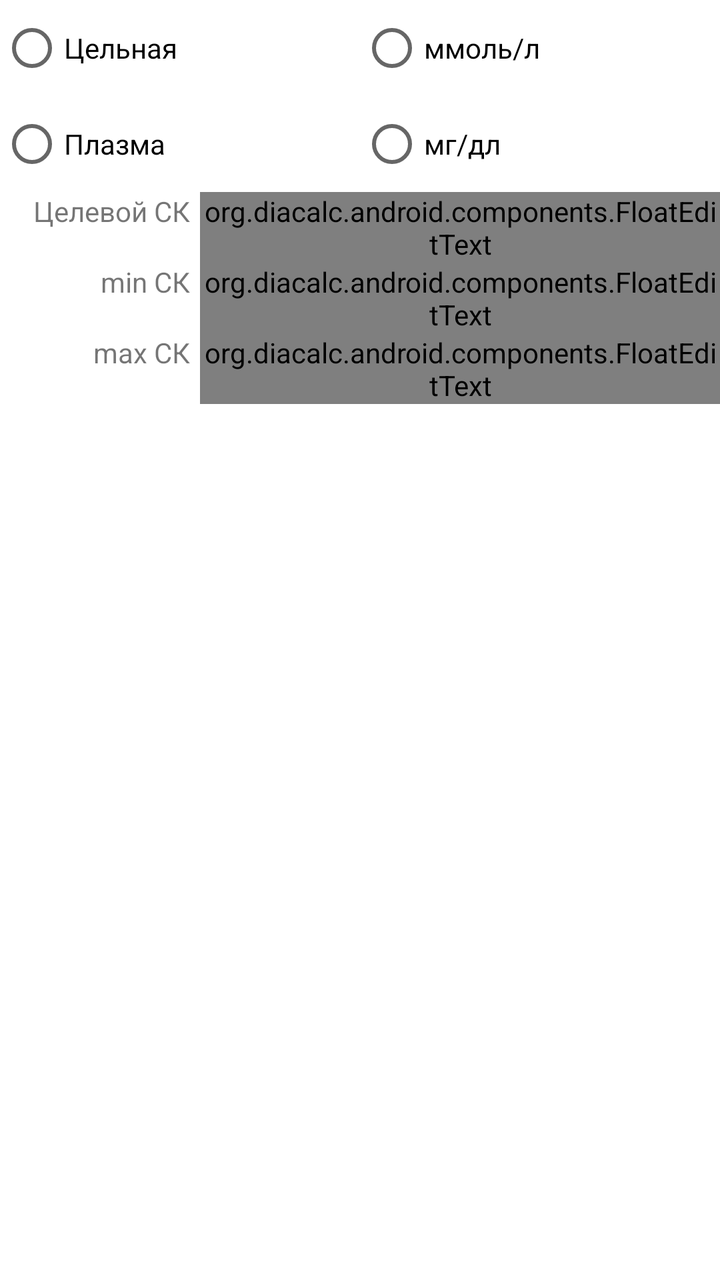
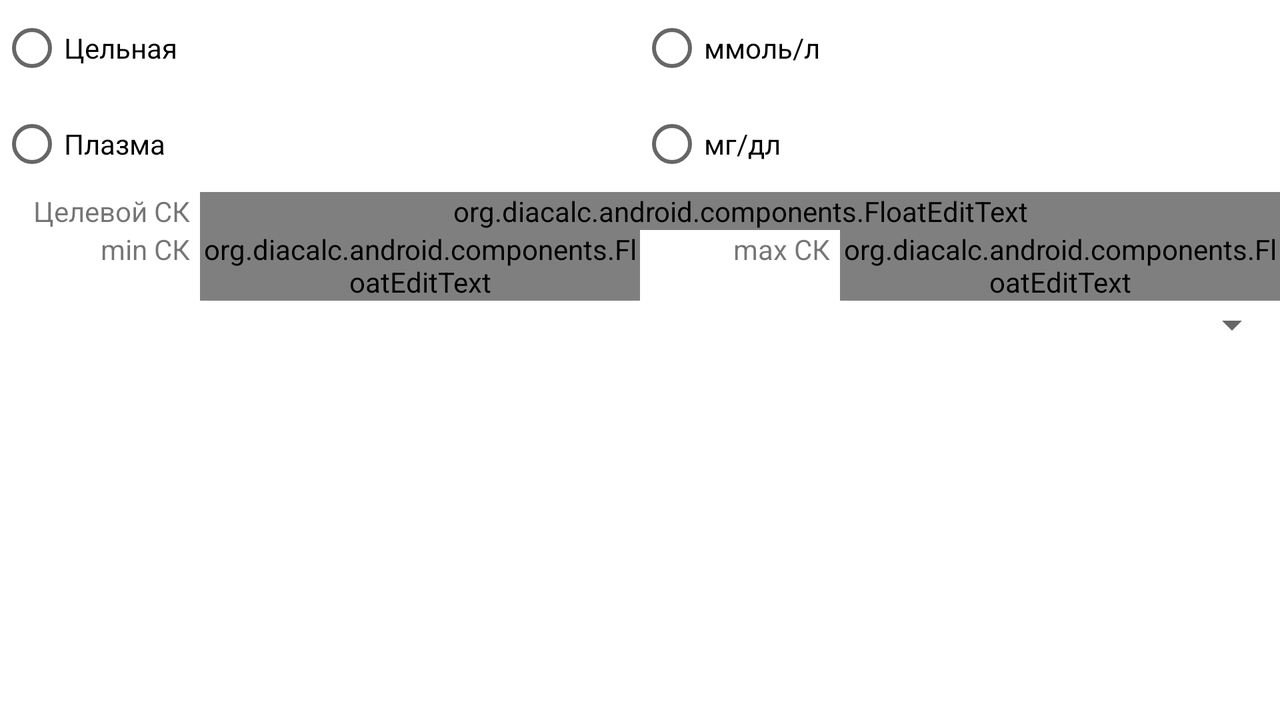

An Android layout and its configuration variant, each rendered on a device that would load it. The default file and the variant file are quoted in full after the pictures.
<!-- AndroidManifest.xml: fallback theme Theme.MaterialComponents.DayNight.NoActionBar -->
<!-- res/layout/settings_bloodtab.xml -->
<LinearLayout xmlns:android="http://schemas.android.com/apk/res/android"
	android:layout_width="fill_parent"
	android:layout_height="fill_parent"
	android:id="@+id/tabBloodinc"
	android:orientation="vertical"
	>
     				<LinearLayout
     					android:layout_width="fill_parent"
    					android:layout_height="wrap_content"
    					android:orientation="horizontal"
    				>
						<RadioGroup
							android:id="@+id/rbSettingsGroup"
							android:layout_width="fill_parent"
							android:layout_height="wrap_content"
							android:orientation="vertical"
							android:layout_weight="1"
						>
							<RadioButton
								android:id="@+id/rbSettingsWhole"
								android:layout_width="wrap_content"
								android:layout_height="wrap_content"
								android:layout_gravity="left"
								android:layout_weight="0"
								android:text="@string/lblSettingsWholeBlood"
							/>
							<RadioButton
								android:id="@+id/rbSettingsPlasma"
								android:layout_width="wrap_content"
								android:layout_height="wrap_content"
								android:layout_gravity="left"
								android:layout_weight="0"
								android:text="@string/lblSettingsPlasmaBlood"
							/>
						</RadioGroup>
						<RadioGroup
							android:id="@+id/rbSettingsGroup"
							android:layout_width="fill_parent"
							android:layout_height="wrap_content"
							android:orientation="vertical"
							android:layout_weight="1"
						>
							<RadioButton
								android:id="@+id/rbSettingsMmol"
								android:layout_width="wrap_content"
								android:layout_height="wrap_content"
								android:layout_gravity="left"
								android:layout_weight="0"
								android:text="@string/lblSettingsMmolBlood"
							/>
							<RadioButton
								android:id="@+id/rbSettingsMgdl"
								android:layout_width="wrap_content"
								android:layout_height="wrap_content"
								android:layout_gravity="left"
								android:layout_weight="0"
								android:text="@string/lblSettingsMgdlBlood"
							/>
						</RadioGroup>
				</LinearLayout>
				<LinearLayout
     				android:layout_width="fill_parent"
    				android:layout_height="wrap_content"
    				android:orientation="horizontal">
    				<TextView 
    					android:layout_width="wrap_content" 
    					android:text="@string/lblSettingsTargetSh" 
    					android:id="@+id/lblSettingsTargetSh" 
    					android:layout_height="wrap_content"
    					android:width="100dp"
    					android:gravity="right"
    					android:paddingRight="5dp"
    				/>
    				<org.diacalc.android.components.FloatEditText 
    					android:text="" 
    					android:id="@+id/editSettingsTargetSh" 
    					android:layout_width="fill_parent" 
    					android:layout_height="wrap_content" 
    					android:inputType="numberDecimal"
    				/>
    			</LinearLayout>
    			
    			<LinearLayout
     				android:layout_width="fill_parent"
    				android:layout_height="wrap_content"
    				android:orientation="horizontal">
    				<TextView 
    					android:layout_width="wrap_content" 
    					android:text="@string/lblSettingsLowSh" 
    					android:id="@+id/lblSettingsLowSh" 
    					android:width="100dp"
    					android:gravity="right"
    					android:paddingRight="5dp"
    					android:layout_height="wrap_content"
    				/>
    				<org.diacalc.android.components.FloatEditText 
    					android:text="" 
    					android:id="@+id/editSettingsLowSh" 
    					android:layout_width="fill_parent" 
    					android:layout_height="wrap_content"
    					android:inputType="numberDecimal"
    				/>
    			</LinearLayout>
    			<LinearLayout
     				android:layout_width="fill_parent"
    				android:layout_height="wrap_content"
    				android:orientation="horizontal">
    				<TextView 
    					android:layout_width="wrap_content" 
    					android:text="@string/lblSettingsHiSh" 
    					android:id="@+id/lblSettingsHiSh" 
    					android:layout_height="wrap_content"
    					android:width="100dp"
    					android:gravity="right"
    					android:paddingRight="5dp"
    				/>
    				<org.diacalc.android.components.FloatEditText 
    					android:text="" 
    					android:id="@+id/editSettingsHiSh" 
    					android:layout_width="fill_parent" 
    					android:layout_height="wrap_content"
    					android:inputType="numberDecimal"
    				/>
    			</LinearLayout>
     		</LinearLayout>
<!-- resources referenced by this layout -->
<resources>
  <string name="lblSettingsHiSh">max СК</string>
  <string name="lblSettingsLowSh">min СК</string>
  <string name="lblSettingsMgdlBlood">мг/дл</string>
  <string name="lblSettingsMmolBlood">ммоль/л</string>
  <string name="lblSettingsPlasmaBlood">Плазма</string>
  <string name="lblSettingsTargetSh">Целевой СК</string>
  <string name="lblSettingsWholeBlood">Цельная</string>
</resources>
<!-- res/layout-land/settings_bloodtab.xml (the author's variant of the layout above) -->
<!-- drawn on the phone turned sideways -->
<LinearLayout xmlns:android="http://schemas.android.com/apk/res/android"
    android:layout_width="match_parent"
    android:layout_height="wrap_content"
    android:orientation="vertical" >

     				<LinearLayout
     				    android:layout_width="match_parent"
     				    android:layout_height="wrap_content"
     				    android:orientation="horizontal" >

						<RadioGroup
							android:id="@+id/rbSettingsGroup"
							android:layout_width="fill_parent"
							android:layout_height="wrap_content"
							android:orientation="vertical"
							android:layout_weight="1"
						>
							<RadioButton
								android:id="@+id/rbSettingsWhole"
								android:layout_width="wrap_content"
								android:layout_height="wrap_content"
								android:layout_gravity="left"
								android:layout_weight="0"
								android:text="@string/lblSettingsWholeBlood"
							/>
							<RadioButton
								android:id="@+id/rbSettingsPlasma"
								android:layout_width="wrap_content"
								android:layout_height="wrap_content"
								android:layout_gravity="left"
								android:layout_weight="0"
								android:text="@string/lblSettingsPlasmaBlood"
							/>
						</RadioGroup>
						<RadioGroup
							android:id="@+id/rbSettingsGroup"
							android:layout_width="fill_parent"
							android:layout_height="wrap_content"
							android:orientation="vertical"
							android:layout_weight="1"
						>
							<RadioButton
								android:id="@+id/rbSettingsMmol"
								android:layout_width="wrap_content"
								android:layout_height="wrap_content"
								android:layout_gravity="left"
								android:layout_weight="0"
								android:text="@string/lblSettingsMmolBlood"
							/>
							<RadioButton
								android:id="@+id/rbSettingsMgdl"
								android:layout_width="wrap_content"
								android:layout_height="wrap_content"
								android:layout_gravity="left"
								android:layout_weight="0"
								android:text="@string/lblSettingsMgdlBlood"
							/>
						</RadioGroup>
				</LinearLayout>
				<LinearLayout
     				android:layout_width="fill_parent"
    				android:layout_height="wrap_content"
    				android:orientation="horizontal">
    				<TextView 
    					android:layout_width="wrap_content" 
    					android:text="@string/lblSettingsTargetSh" 
    					android:id="@+id/lblSettingsTargetSh" 
    					android:layout_height="wrap_content"
    					android:width="100dp"
    					android:gravity="right"
    					android:paddingRight="5dp"
    				/>

    				<org.diacalc.android.components.FloatEditText
    				    android:id="@+id/editSettingsTargetSh"
    				    android:layout_width="fill_parent"
    				    android:layout_height="wrap_content"
    				    android:inputType="numberDecimal"
    				    android:text="" />

    			</LinearLayout>
    			<LinearLayout
     				android:layout_width="fill_parent"
    				android:layout_height="wrap_content"
    				android:orientation="horizontal"
    				>
    				<LinearLayout
     				android:layout_width="wrap_content"
    				android:layout_height="wrap_content"
    				android:orientation="horizontal"
    				android:layout_weight="1">
    				<TextView 
    					android:layout_width="wrap_content" 
    					android:text="@string/lblSettingsLowSh" 
    					android:id="@+id/lblSettingsLowSh" 
    					android:width="100dp"
    					android:gravity="right"
    					android:paddingRight="5dp"
    					android:layout_height="wrap_content"
    				/>
    				<org.diacalc.android.components.FloatEditText 
    					android:text="" 
    					android:id="@+id/editSettingsLowSh" 
    					android:layout_width="fill_parent" 
    					android:layout_height="wrap_content"
    					android:inputType="numberDecimal"
    				/>
    			</LinearLayout>
    			<LinearLayout
     				android:layout_width="wrap_content"
    				android:layout_height="wrap_content"
    				android:orientation="horizontal"
    				android:layout_weight="1">
    				<TextView 
    					android:layout_width="wrap_content" 
    					android:text="@string/lblSettingsHiSh" 
    					android:id="@+id/lblSettingsHiSh" 
    					android:layout_height="wrap_content"
    					android:width="100dp"
    					android:gravity="right"
    					android:paddingRight="5dp"
    				/>
    				<org.diacalc.android.components.FloatEditText 
    					android:text="" 
    					android:id="@+id/editSettingsHiSh" 
    					android:layout_width="fill_parent" 
    					android:layout_height="wrap_content"
    					android:inputType="numberDecimal"
    				/>
    				</LinearLayout>
    			</LinearLayout>

    			<Spinner
    			    android:id="@+id/spinner1"
    			    android:layout_width="match_parent"
    			    android:layout_height="wrap_content" />

     </LinearLayout>
